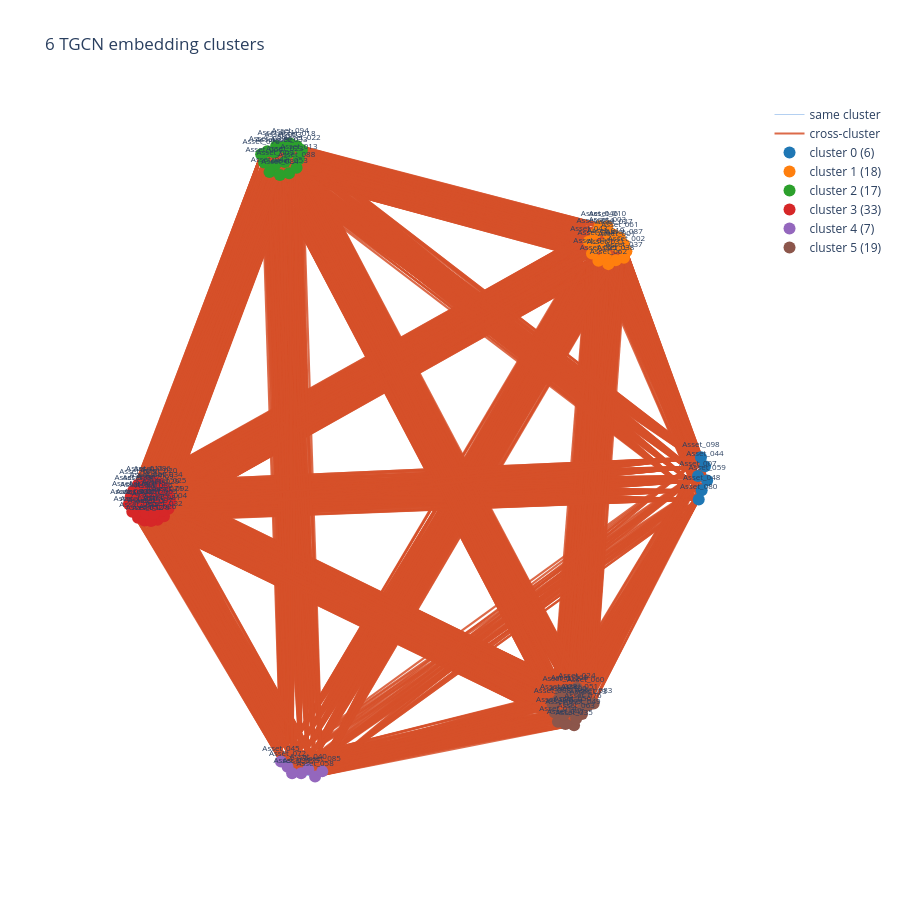

This figure's notebook cell:
### Code cell
plot_cluster_graph(pred_cos, emb_labels, f"{n_clusters} TGCN embedding clusters")

### Figure 1 — Plotly figure (JSON) as saved in the notebook; plotly's stock layout.template omitted (floating-point values rounded to 4 significant figures; data arrays with more than 128 entries replaced by an {"elided": "..."} marker saying what was removed)
{"data": [{"hoverinfo": "skip", "line": {"color": "rgba(42,120,214,0.35)", "width": 1}, "mode": "lines", "name": "same cluster", "type": "scatter", "x": {"elided": "3072 float values"}, "y": {"elided": "3072 float values"}}, {"hoverinfo": "skip", "line": {"color": "rgba(214, 80, 42, 0.85)", "width": 2.2}, "mode": "lines", "name": "cross-cluster", "type": "scatter", "x": {"elided": "11778 float values"}, "y": {"elided": "11778 float values"}}, {"hovertemplate": "%{text}<br>cluster %{meta}<extra></extra>", "marker": {"color": "#1f77b4", "size": 12}, "meta": [0, 0, 0, 0, 0, 0], "mode": "markers+text", "name": "cluster 0 (6)", "text": ["Asset_007", "Asset_044", "Asset_048", "Asset_059", "Asset_080", "Asset_098"], "textfont": {"size": 8}, "textposition": "top center", "type": "scatter", "x": [0.9721, 0.9935, 0.9834, 1, 0.9744, 0.9811], "y": [-0.06923, -0.03955, -0.1126, -0.08286, -0.1405, -0.01239]}, {"hovertemplate": "%{text}<br>cluster %{meta}<extra></extra>", "marker": {"color": "#ff7f0e", "size": 12}, "meta": [1, 1, 1, 1, 1, 1, 1, 1, 1, 1, 1, 1, 1, 1, 1, 1, 1, 1], "mode": "markers+text", "name": "cluster 1 (18)", "text": ["Asset_001", "Asset_002", "Asset_003", "Asset_005", "Asset_010", "Asset_016", "Asset_019", "Asset_027", "Asset_031", "Asset_037", "Asset_038", "Asset_043", "Asset_046", "Asset_054", "Asset_061", "Asset_062", "Asset_064", "Asset_087"], "textfont": {"size": 8}, "textposition": "top center", "type": "scatter", "x": [0.7246, 0.7543, 0.6966, 0.669, 0.6964, 0.6495, 0.6912, 0.7159, 0.6909, 0.7468, 0.7217, 0.6399, 0.6722, 0.6593, 0.7342, 0.6993, 0.6623, 0.7472], "y": [0.6303, 0.6147, 0.6712, 0.5862, 0.6911, 0.6084, 0.6378, 0.6655, 0.6047, 0.5951, 0.588, 0.6445, 0.6908, 0.6681, 0.6562, 0.5758, 0.6313, 0.6355]}, {"hovertemplate": "%{text}<br>cluster %{meta}<extra></extra>", "marker": {"color": "#2ca02c", "size": 12}, "meta": [2, 2, 2, 2, 2, 2, 2, 2, 2, 2, 2, 2, 2, 2, 2, 2, 2], "mode": "markers+text", "name": "cluster 2 (17)", "text": ["Asset_009", "Asset_013", "Asset_018", "Asset_021", "Asset_022", "Asset_023", "Asset_033", "Asset_042", "Asset_053", "Asset_066", "Asset_070", "Asset_082", "Asset_084", "Asset_088", "Asset_089", "Asset_093", "Asset_094"], "textfont": {"size": 8}, "textposition": "top center", "type": "scatter", "x": [-0.3152, -0.243, -0.249, -0.3121, -0.2337, -0.2858, -0.2733, -0.3322, -0.2726, -0.3486, -0.3577, -0.3187, -0.3005, -0.2498, -0.3389, -0.2908, -0.2696], "y": [0.8774, 0.8955, 0.9353, 0.9355, 0.9231, 0.887, 0.9148, 0.8559, 0.8525, 0.8852, 0.91, 0.9162, 0.8472, 0.8689, 0.9192, 0.9323, 0.943]}, {"hovertemplate": "%{text}<br>cluster %{meta}<extra></extra>", "marker": {"color": "#d62728", "size": 12}, "meta": [3, 3, 3, 3, 3, 3, 3, 3, 3, 3, 3, 3, 3, 3, 3, 3, 3, 3, 3, 3, 3, 3, 3, 3, 3, 3, 3, 3, 3, 3, 3, 3, 3], "mode": "markers+text", "name": "cluster 3 (33)", "text": ["Asset_004", "Asset_006", "Asset_011", "Asset_015", "Asset_017", "Asset_020", "Asset_025", "Asset_026", "Asset_029", "Asset_030", "Asset_032", "Asset_034", "Asset_036", "Asset_039", "Asset_041", "Asset_050", "Asset_052", "Asset_055", "Asset_057", "Asset_065", "Asset_067", "Asset_069", "Asset_071", "Asset_074", "Asset_075", "Asset_078", "Asset_081", "Asset_086", "Asset_090", "Asset_092", "Asset_095", "Asset_097", "Asset_099"], "textfont": {"size": 8}, "textposition": "top center", "type": "scatter", "x": [-0.6398, -0.7295, -0.7119, -0.7046, -0.7231, -0.6692, -0.642, -0.673, -0.6641, -0.73, -0.6535, -0.6535, -0.6841, -0.7473, -0.6952, -0.7325, -0.7131, -0.7501, -0.7191, -0.6693, -0.7017, -0.6808, -0.6522, -0.755, -0.7331, -0.6929, -0.6605, -0.6894, -0.7604, -0.6344, -0.7078, -0.6837, -0.7432], "y": [-0.1685, -0.1337, -0.08706, -0.1311, -0.1129, -0.09211, -0.123, -0.2022, -0.1251, -0.1761, -0.1918, -0.1051, -0.1382, -0.1137, -0.1621, -0.1963, -0.2048, -0.1783, -0.1558, -0.1574, -0.1054, -0.1105, -0.1455, -0.1322, -0.09612, -0.2061, -0.1754, -0.08591, -0.1545, -0.1454, -0.1839, -0.1835, -0.1545]}, {"hovertemplate": "%{text}<br>cluster %{meta}<extra></extra>", "marker": {"color": "#9467bd", "size": 12}, "meta": [4, 4, 4, 4, 4, 4, 4], "mode": "markers+text", "name": "cluster 4 (7)", "text": ["Asset_040", "Asset_045", "Asset_058", "Asset_072", "Asset_079", "Asset_085", "Asset_091"], "textfont": {"size": 8}, "textposition": "top center", "type": "scatter", "x": [-0.2142, -0.2973, -0.1935, -0.2773, -0.2359, -0.1717, -0.2635], "y": [-0.9615, -0.9385, -0.9839, -0.9543, -0.9737, -0.9683, -0.9737]}, {"hovertemplate": "%{text}<br>cluster %{meta}<extra></extra>", "marker": {"color": "#8c564b", "size": 12}, "meta": [5, 5, 5, 5, 5, 5, 5, 5, 5, 5, 5, 5, 5, 5, 5, 5, 5, 5, 5], "mode": "markers+text", "name": "cluster 5 (19)", "text": ["Asset_008", "Asset_012", "Asset_014", "Asset_024", "Asset_028", "Asset_035", "Asset_047", "Asset_049", "Asset_051", "Asset_056", "Asset_060", "Asset_063", "Asset_068", "Asset_073", "Asset_076", "Asset_077", "Asset_083", "Asset_096", "Asset_100"], "textfont": {"size": 8}, "textposition": "top center", "type": "scatter", "x": [0.529, 0.5553, 0.5458, 0.6034, 0.5482, 0.5949, 0.5686, 0.6191, 0.6111, 0.59, 0.6302, 0.6014, 0.5804, 0.6381, 0.6221, 0.564, 0.6545, 0.5361, 0.577], "y": [-0.7616, -0.7245, -0.8171, -0.7147, -0.7486, -0.8276, -0.8243, -0.7939, -0.7486, -0.7863, -0.7287, -0.8077, -0.7217, -0.766, -0.7761, -0.795, -0.762, -0.789, -0.7559]}], "layout": {"height": 900, "plot_bgcolor": "white", "showlegend": true, "title": {"text": "6 TGCN embedding clusters"}, "width": 900, "xaxis": {"visible": false}, "yaxis": {"scaleanchor": "x", "visible": false}}}
